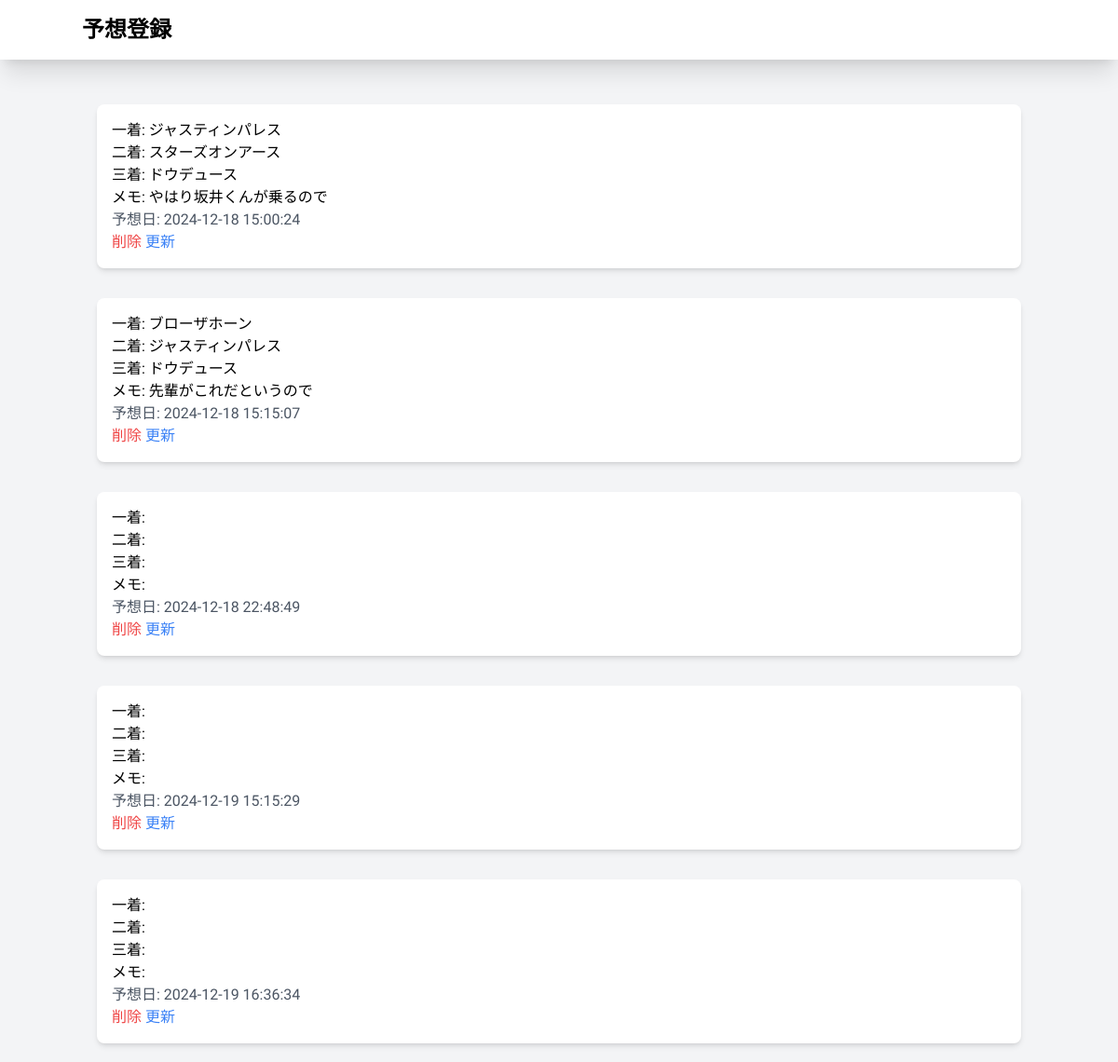
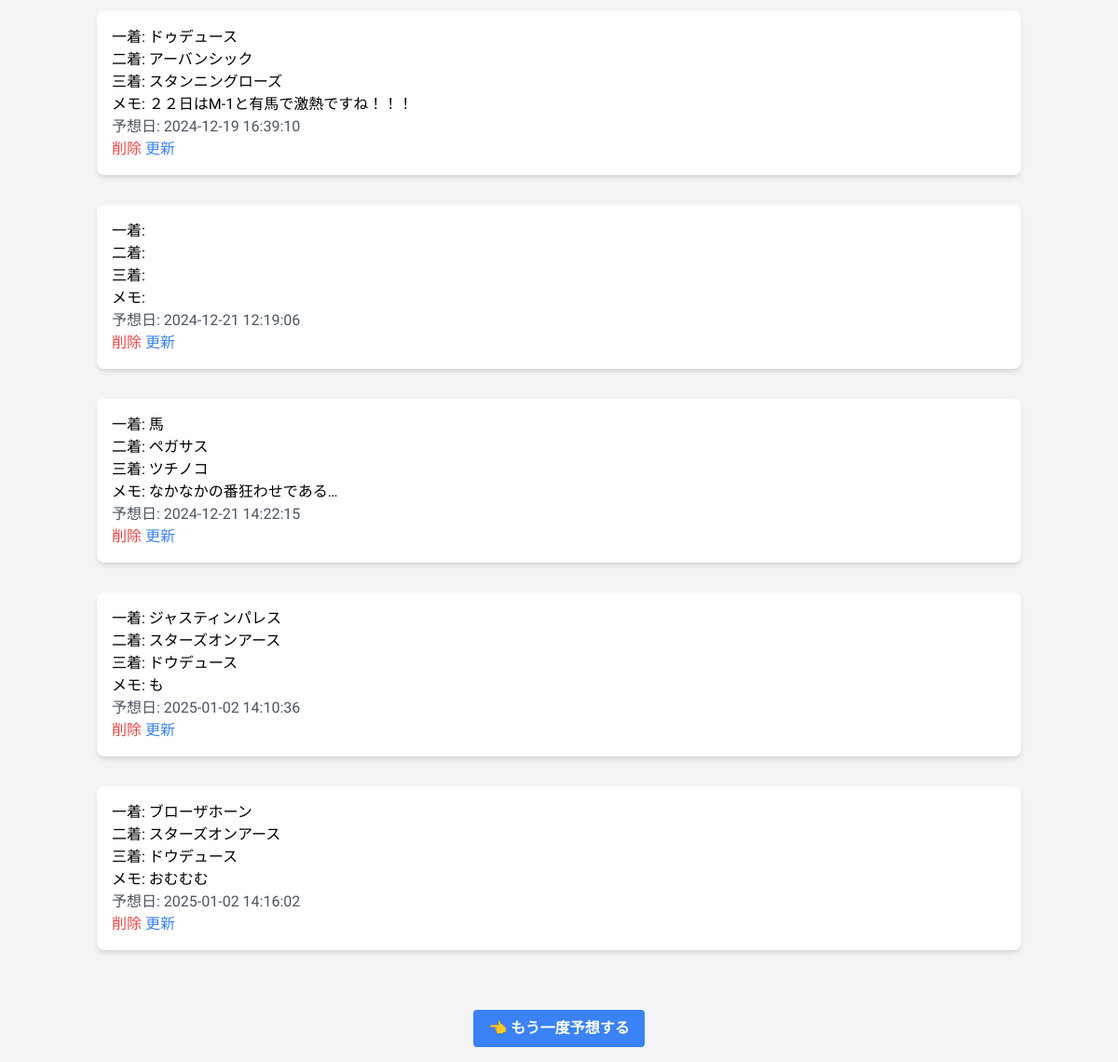
The page /select.php on the database its author committed (2 pictures, top to bottom).
### tables this page shows
CREATE TABLE `gs_bm_table` (
  `id` int NOT NULL,
  `first` varchar(255) NOT NULL,
  `second` varchar(255) NOT NULL,
  `third` varchar(255) NOT NULL,
  `memo` text,
  `date` timestamp NULL DEFAULT CURRENT_TIMESTAMP
);

### select.php (the view, shortened to what this page needs)
<?php
$db_name = 'indigofrog33_php02';
$db_host = 'mysql3104.db.sakura.ne.jp';
$db_id   = 'indigofrog33_php02';
$db_pw   = 'rine0128';
try {
    $server_info = 'mysql:dbname=' . $db_name . ';charset=utf8;host=' . $db_host;
    $pdo = new PDO($server_info, $db_id, $db_pw);
} catch (PDOException $e) {
    exit('DB Connection Error:' . $e->getMessage());
}
$stmt = $pdo->prepare("SELECT * FROM gs_bm_table;");
$status = $stmt->execute();
$view = "";
if ($status == false) {
    $error = $stmt->errorInfo();
    exit("ErrorQuery:" . $error[2]);
} else {
    while ($result = $stmt->fetch(PDO::FETCH_ASSOC)) {
        $view .= '<div class="p-4 mb-4 bg-white rounded-lg shadow-md">';
        $view .= '<p>一着: ' . htmlspecialchars($result['first']) . '</p>';
        $view .= '<p>二着: ' . htmlspecialchars($result['second']) . '</p>';
        $view .= '<p>三着: ' . htmlspecialchars($result['third']) . '</p>';
        $view .= '<p>メモ: ' . htmlspecialchars($result['memo']) . '</p>';
        $view .= '<p class="text-gray-600">予想日: ' . htmlspecialchars($result['date']) . '</p>';
        $view .= '<a href="delete.php?id=' . $result['id'] . '" class="text-red-500 hover:underline">削除</a> ';
        $view .= '<a href="update.php?id=' . $result['id'] . '" class="text-blue-500 hover:underline">更新</a>';
        $view .= '</div>';
    }
}
?>
<!DOCTYPE html>
<html lang="ja">
<head>
<script src="https://cdn.tailwindcss.com"></script>
</head>
<body class="bg-gray-100">
<header>
  <nav class="bg-white shadow-xl">
    <div class="container mx-auto py-4">
      <div class="flex justify-between items-center">
        <div class="text-2xl font-bold text-black"><a href="index.php">予想登録</a></div>
      </div>
    </div>
  </nav>
</header>
<main class="container mx-auto mt-8 p-4">
  <div class="grid gap-4">
    <?= $view ?>
    <div class="flex justify-center mt-8">
      <a href="index.php" class="bg-blue-500 hover:bg-blue-700 text-white font-bold py-2 px-4 rounded focus:outline-none focus:shadow-outline">
        👈 もう一度予想する
      </a>
    </div>
  </div>
</main>
</body>
</html>

### select.php (style rules this page uses)
body { font-family: 'Zen Kaku Gothic New', sans-serif; }

### rows shown on the page
gs_bm_table: first "ジャスティンパレス", second "スターズオンアース", third "ドウデュース", memo "やはり坂井くんが乗るので", date "2024-12-18 15:00:24"
gs_bm_table: first "ブローザホーン", second "ジャスティンパレス", third "ドウデュース", memo "先輩がこれだというので", date "2024-12-18 15:15:07"
gs_bm_table: date "2024-12-18 22:48:49"
gs_bm_table: date "2024-12-19 15:15:29"
gs_bm_table: date "2024-12-19 16:36:34"
gs_bm_table: first "ドゥデュース", second "アーバンシック", third "スタンニングローズ", memo "２２日はM-1と有馬で激熱ですね！！！", date "2024-12-19 16:39:10"
gs_bm_table: date "2024-12-21 12:19:06"
gs_bm_table: first "馬", second "ペガサス", third "ツチノコ", memo "なかなかの番狂わせである…", date "2024-12-21 14:22:15"
gs_bm_table: first "ジャスティンパレス", second "スターズオンアース", third "ドウデュース", memo "も", date "2025-01-02 14:10:36"
gs_bm_table: first "ブローザホーン", second "スターズオンアース", third "ドウデュース", memo "おむむむ", date "2025-01-02 14:16:02"
